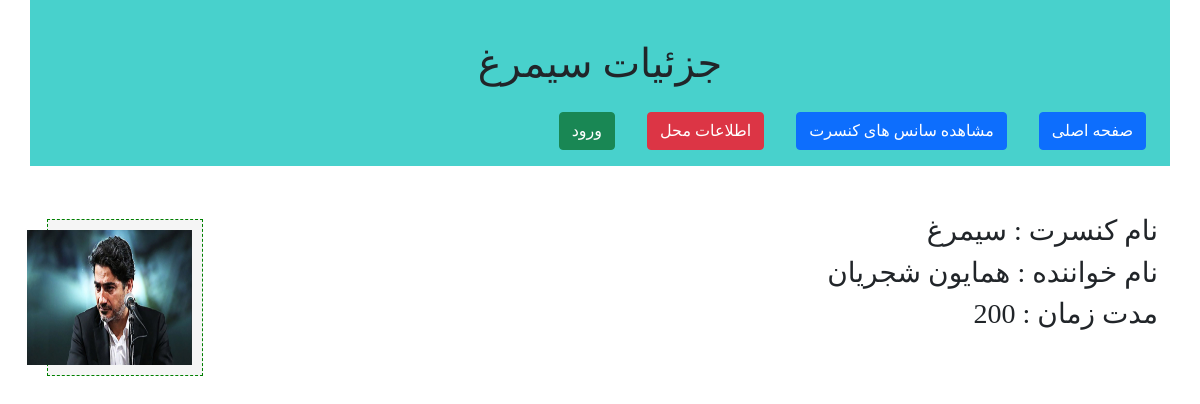
The app's page /ticketSales/concert/1 with its own data.
### ticketSales/models.py (models this page shows, shortened)
class concertModel(models.Model):
  class Meta:
    verbose_name='کنسرت'
    verbose_name_plural='کنسرت'
  Name=models.CharField(max_length=100,verbose_name='نام کنسرت')
  SingerName=models.CharField(max_length=100,verbose_name='خواننده')
  length=models.IntegerField(verbose_name='طول')
  Poster=models.ImageField(upload_to="concertImages/",null=True,verbose_name='پوستر')

### ticketSales/views.py (the view)
# urls.py: path('concert/<int:concert_id>',views.concertDetailsView),
def concertDetailsView(request,concert_id):
  concert=concertModel.objects.get(pk=concert_id)
  context={
      "concertdetails":concert
  }
  return render(request,"ticketSales/concertDetails.html",context)

### ticketSales/templates/ticketSales/concertDetails.html
{% extends "ticketSales/layout.html" %}
{% block titlepage %}
  جزئیات {{concertdetails.Name}}
{% endblock %}
{% block mainContent %}
  <div class="col-md-10 mt-5">
    <h3>نام کنسرت : {{concertdetails.Name}}</h3>
    <h3>نام خواننده : {{concertdetails.SingerName}}</h3>
    <h3>مدت زمان  : {{concertdetails.length}}</h3>
  </div>
  <div class="col-md-2 mt-5">
    <div class="imageBox">
      <img src="{{concertdetails.Poster.url}}" alt="{{concertdetails.Name}}">
    </div>
  </div>
{% endblock %}

### ticketSales/static/ticketSales/css/style.css (style rules this page uses)
body { font-family: Vazir; }
.imageBox, .timeBox { margin: 5px; background-color: whitesmoke; text-align: center; font-size: 15px; border: 1px dashed green; padding: 10px; }
.imageBox img { width: 165px; height: 135px; }

### records on screen
concertModel: Name "سیمرغ", SingerName "همایون شجریان", length "200", Poster (picture)
